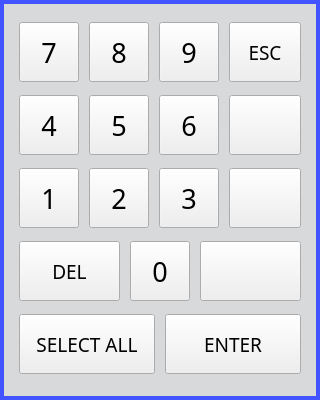
<?xml version="1.0" encoding="UTF-8"?>
<ui version="4.0">
 <class>Dialog</class>
 <widget class="QDialog" name="Dialog">
  <property name="windowModality">
   <enum>Qt::NonModal</enum>
  </property>
  <property name="geometry">
   <rect>
    <x>0</x>
    <y>0</y>
    <width>320</width>
    <height>400</height>
   </rect>
  </property>
  <property name="focusPolicy">
   <enum>Qt::NoFocus</enum>
  </property>
  <property name="windowTitle">
   <string>Dialog</string>
  </property>
  <layout class="QVBoxLayout" name="verticalLayout">
   <property name="spacing">
    <number>0</number>
   </property>
   <property name="sizeConstraint">
    <enum>QLayout::SetFixedSize</enum>
   </property>
   <property name="leftMargin">
    <number>0</number>
   </property>
   <property name="topMargin">
    <number>0</number>
   </property>
   <property name="rightMargin">
    <number>0</number>
   </property>
   <property name="bottomMargin">
    <number>0</number>
   </property>
   <item>
    <widget class="QFrame" name="frame">
     <property name="sizePolicy">
      <sizepolicy hsizetype="Fixed" vsizetype="Fixed">
       <horstretch>0</horstretch>
       <verstretch>0</verstretch>
      </sizepolicy>
     </property>
     <property name="minimumSize">
      <size>
       <width>320</width>
       <height>400</height>
      </size>
     </property>
     <property name="maximumSize">
      <size>
       <width>320</width>
       <height>400</height>
      </size>
     </property>
     <property name="styleSheet">
      <string notr="true">QFrame{
    border-style: solid;
    border-width: 4px;
    border-color: rgb(65, 84, 255);
    border-radius: 0px;
    background: rgb(216, 217, 218);
}</string>
     </property>
     <property name="frameShape">
      <enum>QFrame::StyledPanel</enum>
     </property>
     <property name="frameShadow">
      <enum>QFrame::Raised</enum>
     </property>
     <layout class="QVBoxLayout" name="verticalLayout_2">
      <property name="spacing">
       <number>10</number>
      </property>
      <property name="leftMargin">
       <number>15</number>
      </property>
      <property name="topMargin">
       <number>15</number>
      </property>
      <property name="rightMargin">
       <number>15</number>
      </property>
      <property name="bottomMargin">
       <number>15</number>
      </property>
      <item>
       <layout class="QHBoxLayout" name="horizontalLayout_2">
        <property name="spacing">
         <number>10</number>
        </property>
        <item>
         <widget class="VKBKey" name="np7">
          <property name="sizePolicy">
           <sizepolicy hsizetype="Fixed" vsizetype="Fixed">
            <horstretch>0</horstretch>
            <verstretch>0</verstretch>
           </sizepolicy>
          </property>
          <property name="minimumSize">
           <size>
            <width>60</width>
            <height>60</height>
           </size>
          </property>
          <property name="maximumSize">
           <size>
            <width>60</width>
            <height>60</height>
           </size>
          </property>
          <property name="font">
           <font>
            <family>Bebas Kai</family>
            <pointsize>20</pointsize>
            <weight>50</weight>
            <italic>false</italic>
            <bold>false</bold>
           </font>
          </property>
          <property name="focusPolicy">
           <enum>Qt::NoFocus</enum>
          </property>
          <property name="styleSheet">
           <string notr="true"/>
          </property>
          <property name="text">
           <string>7</string>
          </property>
          <property name="buttonColorGroup" stdset="0">
           <string>light_white</string>
          </property>
         </widget>
        </item>
        <item>
         <widget class="VKBKey" name="np8">
          <property name="sizePolicy">
           <sizepolicy hsizetype="Fixed" vsizetype="Fixed">
            <horstretch>0</horstretch>
            <verstretch>0</verstretch>
           </sizepolicy>
          </property>
          <property name="minimumSize">
           <size>
            <width>60</width>
            <height>60</height>
           </size>
          </property>
          <property name="maximumSize">
           <size>
            <width>60</width>
            <height>60</height>
           </size>
          </property>
          <property name="font">
           <font>
            <family>Bebas Kai</family>
            <pointsize>20</pointsize>
            <weight>50</weight>
            <italic>false</italic>
            <bold>false</bold>
           </font>
          </property>
          <property name="focusPolicy">
           <enum>Qt::NoFocus</enum>
          </property>
          <property name="styleSheet">
           <string notr="true"/>
          </property>
          <property name="text">
           <string>8</string>
          </property>
          <property name="buttonColorGroup" stdset="0">
           <string>light_white</string>
          </property>
         </widget>
        </item>
        <item>
         <widget class="VKBKey" name="np9">
          <property name="sizePolicy">
           <sizepolicy hsizetype="Fixed" vsizetype="Fixed">
            <horstretch>0</horstretch>
            <verstretch>0</verstretch>
           </sizepolicy>
          </property>
          <property name="minimumSize">
           <size>
            <width>60</width>
            <height>60</height>
           </size>
          </property>
          <property name="maximumSize">
           <size>
            <width>60</width>
            <height>60</height>
           </size>
          </property>
          <property name="font">
           <font>
            <family>Bebas Kai</family>
            <pointsize>20</pointsize>
            <weight>50</weight>
            <italic>false</italic>
            <bold>false</bold>
           </font>
          </property>
          <property name="focusPolicy">
           <enum>Qt::NoFocus</enum>
          </property>
          <property name="styleSheet">
           <string notr="true"/>
          </property>
          <property name="text">
           <string>9</string>
          </property>
          <property name="buttonColorGroup" stdset="0">
           <string>light_white</string>
          </property>
         </widget>
        </item>
        <item>
         <widget class="VKBKey" name="esc">
          <property name="sizePolicy">
           <sizepolicy hsizetype="Preferred" vsizetype="Fixed">
            <horstretch>0</horstretch>
            <verstretch>0</verstretch>
           </sizepolicy>
          </property>
          <property name="minimumSize">
           <size>
            <width>60</width>
            <height>60</height>
           </size>
          </property>
          <property name="maximumSize">
           <size>
            <width>16777215</width>
            <height>60</height>
           </size>
          </property>
          <property name="sizeIncrement">
           <size>
            <width>0</width>
            <height>0</height>
           </size>
          </property>
          <property name="baseSize">
           <size>
            <width>0</width>
            <height>0</height>
           </size>
          </property>
          <property name="font">
           <font>
            <family>Bebas Kai</family>
            <pointsize>14</pointsize>
            <weight>50</weight>
            <italic>false</italic>
            <bold>false</bold>
           </font>
          </property>
          <property name="focusPolicy">
           <enum>Qt::NoFocus</enum>
          </property>
          <property name="styleSheet">
           <string notr="true">font: 14pt &quot;Bebas Kai&quot;;</string>
          </property>
          <property name="text">
           <string>ESC</string>
          </property>
          <property name="key" stdset="0">
           <string>Esc</string>
          </property>
         </widget>
        </item>
       </layout>
      </item>
      <item>
       <layout class="QHBoxLayout" name="horizontalLayout_3">
        <property name="spacing">
         <number>10</number>
        </property>
        <item>
         <widget class="VKBKey" name="np4">
          <property name="sizePolicy">
           <sizepolicy hsizetype="Fixed" vsizetype="Fixed">
            <horstretch>0</horstretch>
            <verstretch>0</verstretch>
           </sizepolicy>
          </property>
          <property name="minimumSize">
           <size>
            <width>60</width>
            <height>60</height>
           </size>
          </property>
          <property name="maximumSize">
           <size>
            <width>60</width>
            <height>60</height>
           </size>
          </property>
          <property name="font">
           <font>
            <family>Bebas Kai</family>
            <pointsize>20</pointsize>
            <weight>50</weight>
            <italic>false</italic>
            <bold>false</bold>
           </font>
          </property>
          <property name="focusPolicy">
           <enum>Qt::NoFocus</enum>
          </property>
          <property name="styleSheet">
           <string notr="true"/>
          </property>
          <property name="text">
           <string>4</string>
          </property>
          <property name="buttonColorGroup" stdset="0">
           <string>light_white</string>
          </property>
         </widget>
        </item>
        <item>
         <widget class="VKBKey" name="np5">
          <property name="sizePolicy">
           <sizepolicy hsizetype="Fixed" vsizetype="Fixed">
            <horstretch>0</horstretch>
            <verstretch>0</verstretch>
           </sizepolicy>
          </property>
          <property name="minimumSize">
           <size>
            <width>60</width>
            <height>60</height>
           </size>
          </property>
          <property name="maximumSize">
           <size>
            <width>60</width>
            <height>60</height>
           </size>
          </property>
          <property name="font">
           <font>
            <family>Bebas Kai</family>
            <pointsize>20</pointsize>
            <weight>50</weight>
            <italic>false</italic>
            <bold>false</bold>
           </font>
          </property>
          <property name="focusPolicy">
           <enum>Qt::NoFocus</enum>
          </property>
          <property name="styleSheet">
           <string notr="true"/>
          </property>
          <property name="text">
           <string>5</string>
          </property>
          <property name="buttonColorGroup" stdset="0">
           <string>light_white</string>
          </property>
         </widget>
        </item>
        <item>
         <widget class="VKBKey" name="np6">
          <property name="sizePolicy">
           <sizepolicy hsizetype="Fixed" vsizetype="Fixed">
            <horstretch>0</horstretch>
            <verstretch>0</verstretch>
           </sizepolicy>
          </property>
          <property name="minimumSize">
           <size>
            <width>60</width>
            <height>60</height>
           </size>
          </property>
          <property name="maximumSize">
           <size>
            <width>60</width>
            <height>60</height>
           </size>
          </property>
          <property name="font">
           <font>
            <family>Bebas Kai</family>
            <pointsize>20</pointsize>
            <weight>50</weight>
            <italic>false</italic>
            <bold>false</bold>
           </font>
          </property>
          <property name="focusPolicy">
           <enum>Qt::NoFocus</enum>
          </property>
          <property name="styleSheet">
           <string notr="true"/>
          </property>
          <property name="text">
           <string>6</string>
          </property>
          <property name="buttonColorGroup" stdset="0">
           <string>light_white</string>
          </property>
         </widget>
        </item>
        <item>
         <widget class="VKBKey" name="left_arrow">
          <property name="sizePolicy">
           <sizepolicy hsizetype="Preferred" vsizetype="Fixed">
            <horstretch>0</horstretch>
            <verstretch>0</verstretch>
           </sizepolicy>
          </property>
          <property name="minimumSize">
           <size>
            <width>60</width>
            <height>60</height>
           </size>
          </property>
          <property name="maximumSize">
           <size>
            <width>16777215</width>
            <height>60</height>
           </size>
          </property>
          <property name="font">
           <font>
            <family>Bebas Kai</family>
            <pointsize>13</pointsize>
            <weight>50</weight>
            <italic>false</italic>
            <bold>false</bold>
           </font>
          </property>
          <property name="focusPolicy">
           <enum>Qt::NoFocus</enum>
          </property>
          <property name="styleSheet">
           <string notr="true"/>
          </property>
          <property name="text">
           <string/>
          </property>
          <property name="icon">
           <iconset>
            <normaloff>../images/left_arrow.png</normaloff>../images/left_arrow.png</iconset>
          </property>
          <property name="iconSize">
           <size>
            <width>30</width>
            <height>30</height>
           </size>
          </property>
          <property name="key" stdset="0">
           <string>Left</string>
          </property>
          <property name="buttonColorGroup" stdset="0">
           <string>blue_white</string>
          </property>
         </widget>
        </item>
       </layout>
      </item>
      <item>
       <layout class="QHBoxLayout" name="horizontalLayout_4">
        <property name="spacing">
         <number>10</number>
        </property>
        <item>
         <widget class="VKBKey" name="np1">
          <property name="sizePolicy">
           <sizepolicy hsizetype="Fixed" vsizetype="Fixed">
            <horstretch>0</horstretch>
            <verstretch>0</verstretch>
           </sizepolicy>
          </property>
          <property name="minimumSize">
           <size>
            <width>60</width>
            <height>60</height>
           </size>
          </property>
          <property name="maximumSize">
           <size>
            <width>60</width>
            <height>60</height>
           </size>
          </property>
          <property name="font">
           <font>
            <family>Bebas Kai</family>
            <pointsize>20</pointsize>
            <weight>50</weight>
            <italic>false</italic>
            <bold>false</bold>
           </font>
          </property>
          <property name="focusPolicy">
           <enum>Qt::NoFocus</enum>
          </property>
          <property name="styleSheet">
           <string notr="true"/>
          </property>
          <property name="text">
           <string>1</string>
          </property>
          <property name="buttonColorGroup" stdset="0">
           <string>light_white</string>
          </property>
         </widget>
        </item>
        <item>
         <widget class="VKBKey" name="np2">
          <property name="sizePolicy">
           <sizepolicy hsizetype="Fixed" vsizetype="Fixed">
            <horstretch>0</horstretch>
            <verstretch>0</verstretch>
           </sizepolicy>
          </property>
          <property name="minimumSize">
           <size>
            <width>60</width>
            <height>60</height>
           </size>
          </property>
          <property name="maximumSize">
           <size>
            <width>60</width>
            <height>60</height>
           </size>
          </property>
          <property name="font">
           <font>
            <family>Bebas Kai</family>
            <pointsize>20</pointsize>
            <weight>50</weight>
            <italic>false</italic>
            <bold>false</bold>
           </font>
          </property>
          <property name="focusPolicy">
           <enum>Qt::NoFocus</enum>
          </property>
          <property name="styleSheet">
           <string notr="true"/>
          </property>
          <property name="text">
           <string>2</string>
          </property>
          <property name="buttonColorGroup" stdset="0">
           <string>light_white</string>
          </property>
         </widget>
        </item>
        <item>
         <widget class="VKBKey" name="np3">
          <property name="sizePolicy">
           <sizepolicy hsizetype="Fixed" vsizetype="Fixed">
            <horstretch>0</horstretch>
            <verstretch>0</verstretch>
           </sizepolicy>
          </property>
          <property name="minimumSize">
           <size>
            <width>60</width>
            <height>60</height>
           </size>
          </property>
          <property name="maximumSize">
           <size>
            <width>60</width>
            <height>60</height>
           </size>
          </property>
          <property name="font">
           <font>
            <family>Bebas Kai</family>
            <pointsize>20</pointsize>
            <weight>50</weight>
            <italic>false</italic>
            <bold>false</bold>
           </font>
          </property>
          <property name="focusPolicy">
           <enum>Qt::NoFocus</enum>
          </property>
          <property name="styleSheet">
           <string notr="true"/>
          </property>
          <property name="text">
           <string>3</string>
          </property>
          <property name="buttonColorGroup" stdset="0">
           <string>light_white</string>
          </property>
         </widget>
        </item>
        <item>
         <widget class="VKBKey" name="right_arrow">
          <property name="sizePolicy">
           <sizepolicy hsizetype="Preferred" vsizetype="Fixed">
            <horstretch>0</horstretch>
            <verstretch>0</verstretch>
           </sizepolicy>
          </property>
          <property name="minimumSize">
           <size>
            <width>60</width>
            <height>60</height>
           </size>
          </property>
          <property name="maximumSize">
           <size>
            <width>16777215</width>
            <height>60</height>
           </size>
          </property>
          <property name="font">
           <font>
            <family>Bebas Kai</family>
            <pointsize>13</pointsize>
            <weight>50</weight>
            <italic>false</italic>
            <bold>false</bold>
           </font>
          </property>
          <property name="focusPolicy">
           <enum>Qt::NoFocus</enum>
          </property>
          <property name="styleSheet">
           <string notr="true"/>
          </property>
          <property name="text">
           <string/>
          </property>
          <property name="icon">
           <iconset>
            <normaloff>../images/right_arrow.png</normaloff>../images/right_arrow.png</iconset>
          </property>
          <property name="iconSize">
           <size>
            <width>35</width>
            <height>35</height>
           </size>
          </property>
          <property name="key" stdset="0">
           <string>Right</string>
          </property>
          <property name="buttonColorGroup" stdset="0">
           <string>blue_white</string>
          </property>
         </widget>
        </item>
       </layout>
      </item>
      <item>
       <layout class="QHBoxLayout" name="horizontalLayout_5">
        <property name="spacing">
         <number>10</number>
        </property>
        <item>
         <widget class="VKBKey" name="dlt">
          <property name="sizePolicy">
           <sizepolicy hsizetype="Preferred" vsizetype="Fixed">
            <horstretch>0</horstretch>
            <verstretch>0</verstretch>
           </sizepolicy>
          </property>
          <property name="minimumSize">
           <size>
            <width>60</width>
            <height>60</height>
           </size>
          </property>
          <property name="sizeIncrement">
           <size>
            <width>0</width>
            <height>0</height>
           </size>
          </property>
          <property name="baseSize">
           <size>
            <width>0</width>
            <height>0</height>
           </size>
          </property>
          <property name="font">
           <font>
            <family>Bebas Kai</family>
            <pointsize>14</pointsize>
            <weight>50</weight>
            <italic>false</italic>
            <bold>false</bold>
           </font>
          </property>
          <property name="focusPolicy">
           <enum>Qt::NoFocus</enum>
          </property>
          <property name="styleSheet">
           <string notr="true">font: 14pt &quot;Bebas Kai&quot;;</string>
          </property>
          <property name="text">
           <string>DEL</string>
          </property>
          <property name="key" stdset="0">
           <string>Del</string>
          </property>
         </widget>
        </item>
        <item>
         <widget class="VKBKey" name="np0">
          <property name="sizePolicy">
           <sizepolicy hsizetype="Fixed" vsizetype="Fixed">
            <horstretch>0</horstretch>
            <verstretch>0</verstretch>
           </sizepolicy>
          </property>
          <property name="minimumSize">
           <size>
            <width>60</width>
            <height>60</height>
           </size>
          </property>
          <property name="maximumSize">
           <size>
            <width>60</width>
            <height>60</height>
           </size>
          </property>
          <property name="font">
           <font>
            <family>Bebas Kai</family>
            <pointsize>20</pointsize>
            <weight>50</weight>
            <italic>false</italic>
            <bold>false</bold>
           </font>
          </property>
          <property name="focusPolicy">
           <enum>Qt::NoFocus</enum>
          </property>
          <property name="styleSheet">
           <string notr="true"/>
          </property>
          <property name="text">
           <string>0</string>
          </property>
          <property name="buttonColorGroup" stdset="0">
           <string>light_white</string>
          </property>
         </widget>
        </item>
        <item>
         <widget class="VKBKey" name="backspace">
          <property name="sizePolicy">
           <sizepolicy hsizetype="Preferred" vsizetype="Fixed">
            <horstretch>0</horstretch>
            <verstretch>0</verstretch>
           </sizepolicy>
          </property>
          <property name="minimumSize">
           <size>
            <width>60</width>
            <height>60</height>
           </size>
          </property>
          <property name="font">
           <font>
            <family>Bebas Kai</family>
            <pointsize>20</pointsize>
           </font>
          </property>
          <property name="focusPolicy">
           <enum>Qt::NoFocus</enum>
          </property>
          <property name="styleSheet">
           <string notr="true"/>
          </property>
          <property name="text">
           <string/>
          </property>
          <property name="icon">
           <iconset>
            <normaloff>../images/backspace.png</normaloff>../images/backspace.png</iconset>
          </property>
          <property name="iconSize">
           <size>
            <width>45</width>
            <height>45</height>
           </size>
          </property>
          <property name="autoRepeat">
           <bool>true</bool>
          </property>
          <property name="key" stdset="0">
           <string>Backspace</string>
          </property>
         </widget>
        </item>
       </layout>
      </item>
      <item>
       <layout class="QHBoxLayout" name="horizontalLayout">
        <item>
         <widget class="VKBKey" name="select_all">
          <property name="sizePolicy">
           <sizepolicy hsizetype="Preferred" vsizetype="Fixed">
            <horstretch>0</horstretch>
            <verstretch>0</verstretch>
           </sizepolicy>
          </property>
          <property name="minimumSize">
           <size>
            <width>60</width>
            <height>60</height>
           </size>
          </property>
          <property name="sizeIncrement">
           <size>
            <width>0</width>
            <height>0</height>
           </size>
          </property>
          <property name="baseSize">
           <size>
            <width>0</width>
            <height>0</height>
           </size>
          </property>
          <property name="font">
           <font>
            <family>Bebas Kai</family>
            <pointsize>14</pointsize>
            <weight>50</weight>
            <italic>false</italic>
            <bold>false</bold>
           </font>
          </property>
          <property name="focusPolicy">
           <enum>Qt::NoFocus</enum>
          </property>
          <property name="styleSheet">
           <string notr="true">font: 14pt &quot;Bebas Kai&quot;;</string>
          </property>
          <property name="text">
           <string>SELECT ALL</string>
          </property>
          <property name="key" stdset="0">
           <string>Ctrl+A</string>
          </property>
         </widget>
        </item>
        <item>
         <widget class="VKBKey" name="enter">
          <property name="sizePolicy">
           <sizepolicy hsizetype="Preferred" vsizetype="Fixed">
            <horstretch>0</horstretch>
            <verstretch>0</verstretch>
           </sizepolicy>
          </property>
          <property name="minimumSize">
           <size>
            <width>60</width>
            <height>60</height>
           </size>
          </property>
          <property name="font">
           <font>
            <family>Bebas Kai</family>
            <pointsize>14</pointsize>
            <weight>50</weight>
            <italic>false</italic>
            <bold>false</bold>
           </font>
          </property>
          <property name="focusPolicy">
           <enum>Qt::NoFocus</enum>
          </property>
          <property name="styleSheet">
           <string notr="true">font: 14pt &quot;Bebas Kai&quot;;</string>
          </property>
          <property name="text">
           <string>ENTER</string>
          </property>
          <property name="key" stdset="0">
           <string>Return</string>
          </property>
         </widget>
        </item>
       </layout>
      </item>
     </layout>
    </widget>
   </item>
  </layout>
 </widget>
 <customwidgets>
  <customwidget>
   <class>VKBKey</class>
   <extends>QPushButton</extends>
   <header>qtpyvcp.widgets.virtual_keyboards.vkb_key</header>
  </customwidget>
 </customwidgets>
 <resources>
  <include location="../probe_basic.qrc"/>
 </resources>
 <connections/>
</ui>
